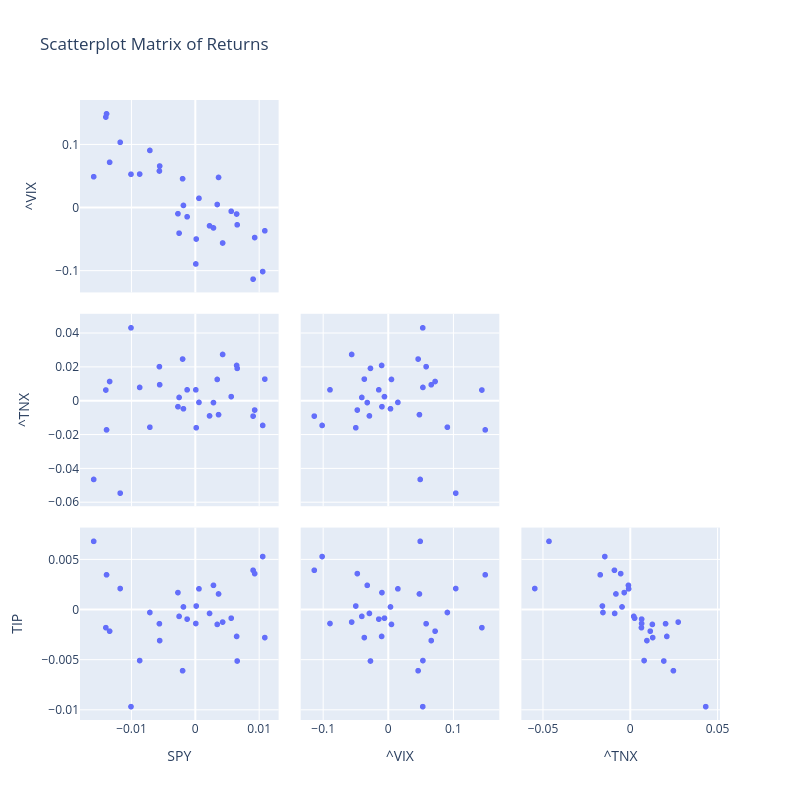

Notebook source saved alongside this figure:
### Markdown cell above
## Independence of independent variables

### Code cell
test.scatterplot_matrix()
